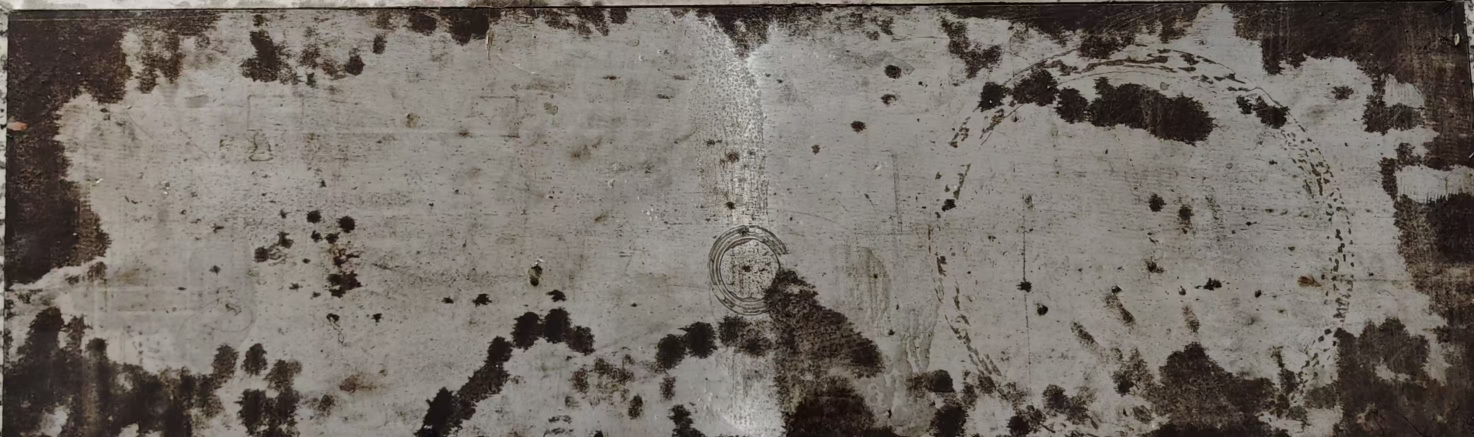
#> input picture 1.jpg, 2948 x 874 px (shown at 1/2 size)
$ python pinclie_biaomian.py
#> lines starting #> are read from the running program, lines starting #| are printed output that depends on the picture
# =====================================================================
# 脚本名称 : pinclie_biaomian.py
# 修改日期 : 2026-05-07
# 作    者 : Antigravity & USER
# 脚本作用 : 仿真可视化引擎 (V1.0)。支持自动生成基础缺陷配置，并初步融合表面图像纹理。
# =====================================================================

import numpy as np
import plotly.graph_objects as go
import os
import cv2
from scipy.spatial.transform import Rotation as R_scipy
from scipy.ndimage import gaussian_filter

TXT_FILENAME = "1.txt"

def create_sample_txt():
    """如果当前目录下没有 1.txt，则自动生成极细的长条形缺陷"""
    if not os.path.exists(TXT_FILENAME):
        sample_content = """# 绘图区域物理尺寸 (单位: mm)
Area 1100 2600 50
strip 98 120 17.76 2 110 10 0 0 0
strip 255.5 140 17.76 2 110 10 0 0 0
strip 110 150 17.52 2 110 10 0 0 0
strip 267 153 17.88 2 110 10 0 0 0
strip 176.5 98 17.52 2 110 10 0 0 0
"""
        with open(TXT_FILENAME, "w", encoding="utf-8") as f:
            f.write(sample_content)

def get_blended_surface_colors(Lx, Ly, nx, ny, defects):
    """
    【修复版】：精确映射钢板与石灰板的物理坐标区间，消除纹理畸变
    """
    if os.path.exists('1.jpg') and os.path.exists('2.jpg'):
        img_steel = cv2.cvtColor(cv2.imread('1.jpg'), cv2.COLOR_BGR2RGB)
        img_lime = cv2.cvtColor(cv2.imread('2.jpg'), cv2.COLOR_BGR2RGB)
    else:
        print("警告：未找到图片")
        return []

    blended_img = np.zeros((ny, nx, 3), dtype=np.float32)
    y_coords = np.linspace(0, Ly, ny)

    # 钢板与石灰板的物理交界线
    steel_length = 300.0
    lime_length = Ly - steel_length

    for j, y in enumerate(y_coords):
        # --- 1. 计算当前 Y 坐标在钢板图片中的像素行 ---
        y_steel_ratio = np.clip(y / steel_length, 0, 1)
        row_s = int(y_steel_ratio * (img_steel.shape[0] - 1))
        col_s_idx = np.linspace(0, img_steel.shape[1] - 1, nx).astype(int)
        row_steel_colors = img_steel[row_s, col_s_idx, :]

        # --- 2. 计算当前 Y 坐标在石灰板图片中的像素行 ---
        y_lime_ratio = np.clip((y - steel_length) / lime_length, 0, 1)
        row_l = int(y_lime_ratio * (img_lime.shape[0] - 1))
        col_l_idx = np.linspace(0, img_lime.shape[1] - 1, nx).astype(int)
        row_lime_colors = img_lime[row_l, col_l_idx, :]

        # --- 3. 边界羽化融合 (在 280mm 到 320mm 之间平滑过渡) ---
        if y <= 280.0:
            alpha = 1.0
        elif y >= 320.0:
            alpha = 0.0
        else:
            alpha = 1.0 - (y - 280.0) / 40.0

        blended_img[j, :, :] = row_steel_colors * alpha + row_lime_colors * (1.0 - alpha)

    blended_img = np.clip(blended_img, 0, 255).astype(np.uint8)

    # ==========================================
    # 在表面绘制对应的视觉检测特征 (绿色框与损伤)
    # ==========================================
    for d in defects:
        if d['cy'] > 400: continue

        px = int((d['cx'] / Lx) * nx)
        py = int((d['cy'] / Ly) * ny)
        pw_half = max(2, int((d['sx'] / Lx) * nx))
        ph_half = max(2, int((d['sy'] / Ly) * ny))

        pt1 = (px - pw_half, py - ph_half)
        pt2 = (px + pw_half, py + ph_half)

        cv2.rectangle(blended_img, pt1, pt2, (40, 30, 30), -1)
        cv2.rectangle(blended_img, (pt1[0]-2, pt1[1]-2), (pt2[0]+2, pt2[1]+2), (0, 255, 0), 2)

    # ==========================================
    # 转换为 Plotly 识别的 rgba 点云
    # ==========================================
    colors = []
    for i in range(nx):
        for j in range(ny):
            r, g, b = blended_img[j, i]
            # opacity 设为 0.9，稍微透出一点点底波
            colors.append(f'rgba({int(r)},{int(g)},{int(b)}, 0.9)')

    return colors

def render_multimodal_bev(txt_filepath):
    # 1. 读取基础配置
#> called with txt_filepath = '1.txt'
    Lx, Ly, Lz = 1100.0, 2600.0, 50.0
    defects = []
    with open(txt_filepath, "r", encoding="utf-8") as f:
        for line in f:
            line = line.strip()
            if not line or line.startswith('#'): continue
            parts = line.split()
            if parts[0] == 'Area':
                Lx, Ly, Lz = float(parts[1]), float(parts[2]), float(parts[3])
                continue
            if len(parts) >= 10:
                defects.append({
                    'type': parts[0],
                    'cx': float(parts[1]), 'cy': float(parts[2]), 'cz': float(parts[3]),
                    'sx': float(parts[4]), 'sy': float(parts[5]), 'sz': float(parts[6]),
                    'rx': float(parts[7]), 'ry': float(parts[8]), 'rz': float(parts[9])
                })

    # 2. 生成空间网格 (兼顾流畅与精细度)
    nx = 140
    ny = int(nx * (Ly / Lx))
    nz = 35

    print(f"正在构建全局 BEV 网格: {nx}x{ny}x{nz}...")
    X, Y, Z = np.mgrid[0:Lx:complex(nx), 0:Ly:complex(ny), 0:Lz:complex(nz)]
    points = np.stack([X.flatten(), Y.flatten(), Z.flatten()], axis=0)
    global_defect_intensity = np.zeros_like(X)

    # 3. 计算超声缺陷能量场
    print("正在融合超声缺陷特征...")
    for d in defects:
        if d['cy'] > 400: continue
        cx, cy, cz = d['cx'], d['cy'], d['cz']
        sx, sy, sz = max(d['sx'], 1.5), max(d['sy'], 1.5), max(d['sz'], 1.5)
        rx, ry, rz = d['rx'], d['ry'], d['rz']

        rotation = R_scipy.from_euler('xyz', [rx, ry, rz], degrees=True)
        R_inv = rotation.inv().as_matrix()

        points_shifted = points - np.array([[cx], [cy], [cz]])
        points_local = R_inv @ points_shifted

        X_local = points_local[0, :].reshape(X.shape)
        Y_local = points_local[1, :].reshape(Y.shape)
        Z_local = points_local[2, :].reshape(Z.shape)

        local_intensity = np.exp(-((X_local/sx)**6 + (Y_local/sy)**6 + (Z_local/sz)**6))
        global_defect_intensity = np.maximum(global_defect_intensity, local_intensity)

    # 4. 底波计算与声影遮挡
    print("正在计算自然底波起伏及物理声影...")
    np.random.seed(42)
    smoothed_noise = gaussian_filter(np.random.normal(0, 1, (nx, ny)), sigma=2.0)
    z_fluctuation_3d = ((smoothed_noise / np.max(np.abs(smoothed_noise))) * 4.5)[:, :, np.newaxis]

    actual_bottom_z = (Lz - 3.0) + z_fluctuation_3d
    base_bottom = np.exp(-((Z - actual_bottom_z) / 3.5)**2)

    intensity_map = 0.35 + 0.15 * (gaussian_filter(np.random.normal(0, 1, (nx, ny)), sigma=2.0) / 3.0)

    defect_projection = np.max(global_defect_intensity, axis=2, keepdims=True)
    shadow_mask = np.clip(1.0 - defect_projection * 1.5, 0.0, 1.0)

    final_intensity = np.maximum(global_defect_intensity, base_bottom * intensity_map[:, :, np.newaxis] * shadow_mask)

    # ==========================================
    # 5. 渲染引擎组合 (表面 + 内部)
    # ==========================================
    fig = go.Figure()

    # A. 渲染底层物理场 (Volume)
    fig.add_trace(go.Volume(
        x=X.flatten(), y=Y.flatten(), z=Z.flatten(),
        value=final_intensity.flatten(),
        isomin=0.25, isomax=1.0, opacity=0.5, surface_count=10, colorscale='Jet',
        caps=dict(x_show=False, y_show=False, z_show=False),
        showscale=False
    ))

    # B. 渲染顶层带有视觉特征的表面融合图像 (Z=0)
    print("正在映射表面融合纹理与视觉检测标记...")
    surface_colors = get_blended_surface_colors(Lx, Ly, nx, ny, defects)
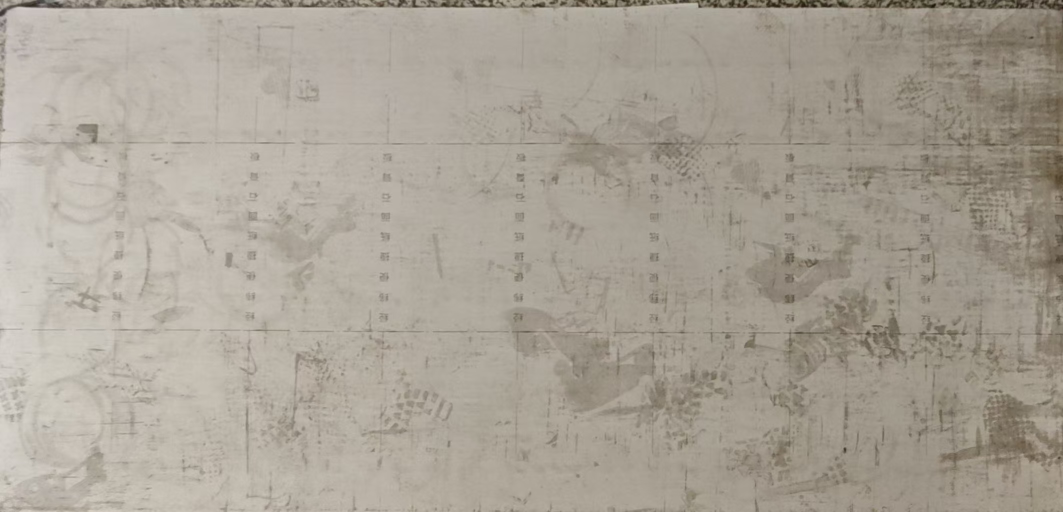
#> input picture 2.jpg, 2126 x 1024 px (shown at 1/2 size)
#> after the loop in get_blended_surface_colors, `for j, y in enumerate(y_coords):`:
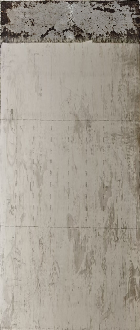
#> blended_img: shape (330, 140, 3) float32; mean R, G, B 163.4, 156.1, 144.8
#> the loop in get_blended_surface_colors, `for d in defects:` made 5 passes
#> (px, py, pt1, pt2) on passes 1 to 5: (12, 15, (10, 2), (14, 28)), (32, 17, (30, 4), (34, 30)), (14, 19, (12, 6), (16, 32)), (33, 19, (31, 6), (35, 32)), (22, 12, (20, -1), (24, 25))
#> after the loop in get_blended_surface_colors, `for d in defects:`:
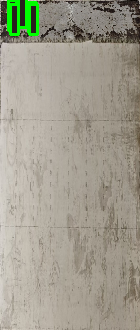
#> blended_img: shape (330, 140, 3); mean R, G, B 160.7, 157.2, 142.3
#> after the loop in get_blended_surface_colors, `for i in range(nx):`: colors = 46200 items
#> surface_colors = 46200 items
    X_surf, Y_surf = np.mgrid[0:Lx:complex(nx), 0:Ly:complex(ny)]
    Z_surf = np.zeros_like(X_surf) # 表面锁定在 Z=0 处

    fig.add_trace(go.Scatter3d(
        x=X_surf.flatten(), y=Y_surf.flatten(), z=Z_surf.flatten(),
        mode='markers',
        marker=dict(
            size=4,
            color=surface_colors,
            symbol='square',
            opacity=0.9
        ),
        hoverinfo='skip'
    ))
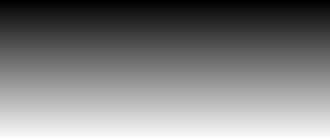
#> X_surf: shape (140, 330) float64; min 0, max 1100, mean 550; drawn with min black and max white
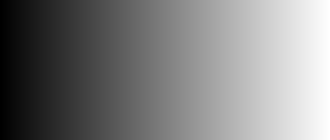
#> Y_surf: shape (140, 330) float64; min 0, max 2600, mean 1300; drawn with min black and max white
#> Z_surf: shape (140, 330) float64; every value is 0

    # 边框辅助线
    edges = [
        ([0,Lx,Lx,0,0], [0,0,Ly,Ly,0], [0,0,0,0,0]),
        ([0,Lx,Lx,0,0], [0,0,Ly,Ly,0], [Lz,Lz,Lz,Lz,Lz]),
        ([0,0], [0,0], [0,Lz]), ([Lx,Lx], [0,0], [0,Lz]),
        ([Lx,Lx], [Ly,Ly], [0,Lz]), ([0,0], [Ly,Ly], [0,Lz])
    ]
    for edge in edges:
        fig.add_trace(go.Scatter3d(
            x=edge[0], y=edge[1], z=edge[2], mode='lines',
            line=dict(color='rgba(255,255,255,0.2)', width=1, dash='dash'),
            showlegend=False
        ))

    z_visual_scale = (Lz / Lx) * 6.0
    fig.update_layout(
        title='多模态 BEV 感知：无缝表面视觉 + 内部声学物理场',
        scene=dict(
            xaxis_title='X 轴 (mm)', yaxis_title='Y 轴 (mm)', zaxis_title='深度 Z (mm)',
            aspectmode='manual', aspectratio=dict(x=1, y=Ly/Lx, z=z_visual_scale),
            camera=dict(
                up=dict(x=0, y=0, z=1),
                center=dict(x=0, y=0, z=0),
                eye=dict(x=1.5, y=-1.5, z=-0.4)
            )
        ),
        dragmode='orbit',
        template='plotly_dark', margin=dict(l=0, r=0, b=0, t=50)
    )
    fig.show()

if __name__ == "__main__":
    create_sample_txt()
    render_multimodal_bev(TXT_FILENAME)
